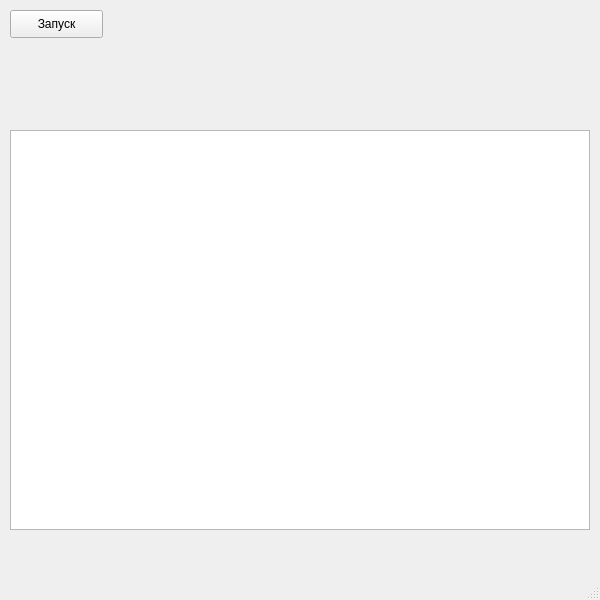
<?xml version="1.0" encoding="UTF-8"?>
<ui version="4.0">
 <class>CoffeeTable</class>
 <widget class="QMainWindow" name="CoffeeTable">
  <property name="enabled">
   <bool>true</bool>
  </property>
  <property name="geometry">
   <rect>
    <x>0</x>
    <y>0</y>
    <width>600</width>
    <height>600</height>
   </rect>
  </property>
  <property name="windowTitle">
   <string>CoffeeTable</string>
  </property>
  <widget class="QWidget" name="centralwidget">
   <widget class="QTableWidget" name="tableWidget">
    <property name="geometry">
     <rect>
      <x>10</x>
      <y>130</y>
      <width>580</width>
      <height>400</height>
     </rect>
    </property>
   </widget>
   <widget class="QPushButton" name="pushButton">
    <property name="geometry">
     <rect>
      <x>10</x>
      <y>10</y>
      <width>93</width>
      <height>28</height>
     </rect>
    </property>
    <property name="text">
     <string>Запуск</string>
    </property>
   </widget>
  </widget>
  <widget class="QMenuBar" name="menubar">
   <property name="geometry">
    <rect>
     <x>0</x>
     <y>0</y>
     <width>600</width>
     <height>26</height>
    </rect>
   </property>
  </widget>
  <widget class="QStatusBar" name="statusbar"/>
 </widget>
 <resources/>
 <connections/>
</ui>
